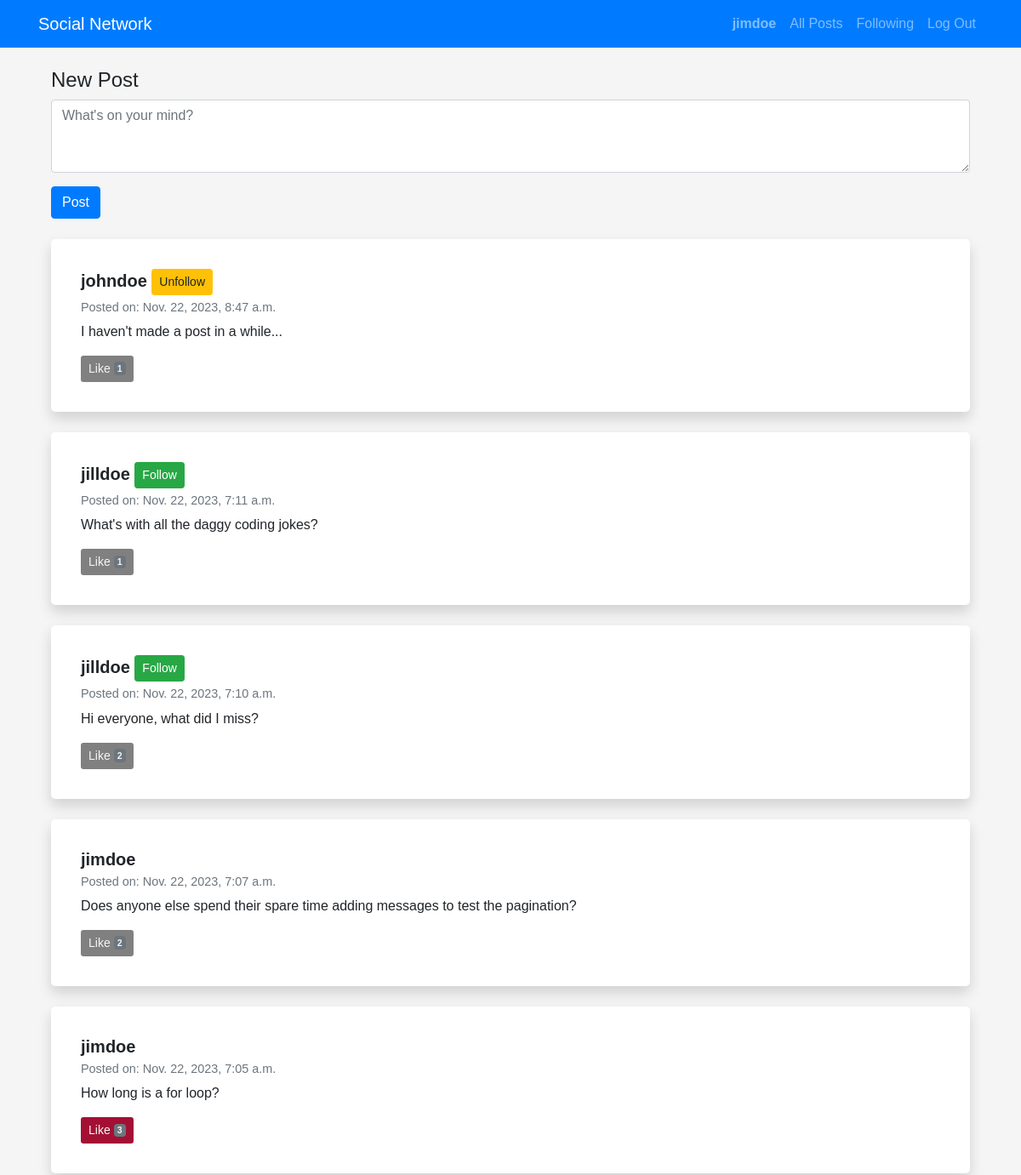
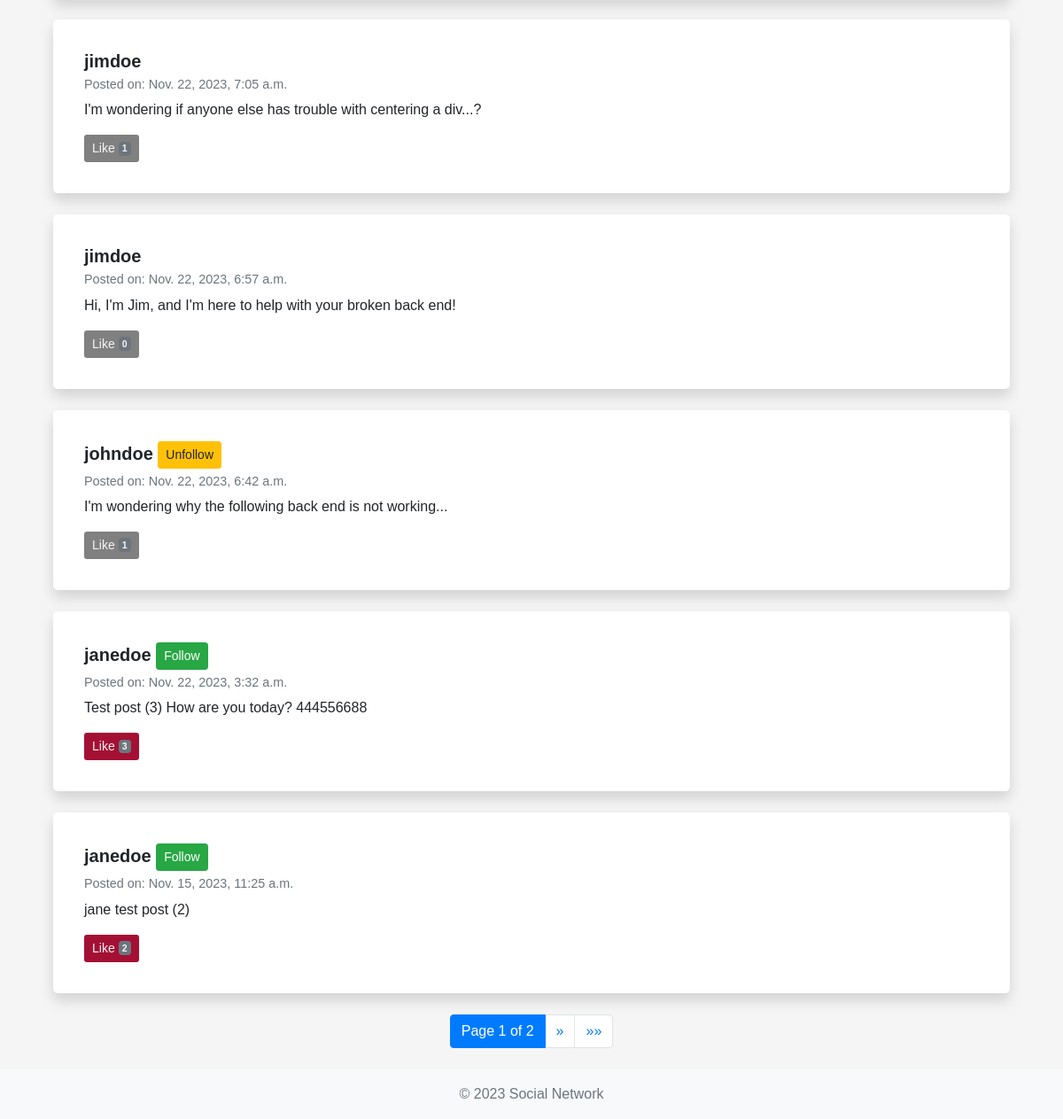
Page / (signed in) on the committed database (2 pictures, top to bottom).
### network/models.py (models this page shows, shortened)
class User(AbstractUser):
    pass

class Post (models.Model):
    post = models.CharField(max_length=500)
    user = models.ForeignKey(User, on_delete=models.CASCADE, related_name="posts")
    timestamp = models.DateTimeField(auto_now_add=True)
    likes = models.ManyToManyField(User, blank=True, related_name="liked_posts")

### network/views.py (the view)
# urls.py: path("", views.index, name="index"),
def index(request):
    posts_list = Post.objects.all().order_by('-timestamp')
    paginator = Paginator(posts_list, 10)
    page_number = request.GET.get('page')
    posts = paginator.get_page(page_number)
    return render(request, "network/index.html", {"posts": posts})

### network/templates/network/index.html (shortened to what this page needs)
{% extends "network/layout.html" %}
{% block body %}
<div class="container mt-4">
    {% if user.is_authenticated %}
        <div class="new-post mb-4">
            <form method="post" action="{% url 'new_post' %}">
                <div class="form-group">
                    <label for="post" class="h4">New Post</label>
                    <textarea class="form-control" id="post" name="post_content" placeholder="What's on your mind?" rows="3"></textarea>
                </div>
                <button type="submit" class="btn btn-primary">Post</button>
            </form>
        </div>
    {% endif %}
    <div class="posts">
        {% for post in posts %}
            <div class="post card shadow mb-4">
                <div class="card-body">
                    <h5 class="card-title">
                        {{ post.user.username }}
                        {% if user.is_authenticated and post.user != request.user %}
                            <form method="post" action="{% url 'toggle_follow' post.user.username %}" class="d-inline">
                                <button type="submit" class="btn btn-sm {% if post.user in request.user.userextended.following.all %}btn-warning{% else %}btn-success{% endif %}">
                                    {% if post.user in request.user.userextended.following.all %}
                                        Unfollow
                                    {% else %}
                                        Follow
                                    {% endif %}
                                </button>
                            </form>
                        {% endif %}
                    </h5>
                    <h6 class="card-subtitle mb-2 text-muted">Posted on: {{ post.timestamp }}</h6>
                    <p class="card-text">{{ post.post }}</p>
                    {% if user.is_authenticated %}
                        <button id="like-btn-{{ post.id }}" type="button" class="btn btn-sm {% if request.user in post.likes.all %}liked{% else %}unliked{% endif %}" onclick="toggleLike('{{ post.id }}')" data-liked="{% if request.user in post.likes.all %}true{% else %}false{% endif %}">
                            Like <span class="badge bg-secondary">{{ post.likes.count }}</span>
                        </button>
                    {% endif %}
                </div>
            </div>
        {% empty %}
            <div class="alert alert-info" role="alert">
                No posts to display.
            </div>
        {% endfor %}
    </div>
    <nav aria-label="Page navigation">
        <ul class="pagination justify-content-center">
            <li class="page-item active">
                <span class="page-link">
                    Page {{ posts.number }} of {{ posts.paginator.num_pages }}
                </span>
            </li>
            {% if posts.has_next %}
                <li class="page-item">
                    <a class="page-link" href="?page={{ posts.next_page_number }}" aria-label="Next">
                        <span aria-hidden="true">&raquo;</span>
                    </a>
                </li>
                <li class="page-item">
                    <a class="page-link" href="?page={{ posts.paginator.num_pages }}" aria-label="Last">
                        <span aria-hidden="true">&raquo;&raquo;</span>
                    </a>
                </li>
            {% endif %}
        </ul>
    </nav>
</div>
{% endblock %}

### network/templates/network/layout.html (shortened to what this page needs)
{% load static %}
<!DOCTYPE html>
<html lang="en">
<head>
    <link rel="stylesheet" href="https://stackpath.bootstrapcdn.com/bootstrap/4.4.1/css/bootstrap.min.css" />
    <link href="{% static 'network/styles.css' %}" rel="stylesheet" />
</head>
<body>
    <nav class="navbar navbar-expand-lg navbar-dark bg-primary">
        <div class="container">
            <a class="navbar-brand" href="{% url 'index' %}">Social Network</a>
            <div class="collapse navbar-collapse" id="navbarNav">
                <ul class="navbar-nav ml-auto">
                    {% if user.is_authenticated %}
                    <li class="nav-item">
                        <a class="nav-link" href="{% url 'profile' username=user.username %}"><strong>{{ user.username }}</strong></a>
                    </li>
                    {% endif %}
                    <li class="nav-item">
                        <a class="nav-link" href="{% url 'all_posts' %}">All Posts</a>
                    </li>
                    {% if user.is_authenticated %}
                    <li class="nav-item">
                        <a class="nav-link" href="{% url 'following' %}">Following</a>
                    </li>
                    <li class="nav-item">
                        <a class="nav-link" href="{% url 'logout' %}">Log Out</a>
                    </li>
                    {% endif %}
                </ul>
            </div>
        </div>
    </nav>
    <div class="container mt-4">
        {% block body %} {% endblock %}
    </div>
    <footer class="footer bg-light mt-4 py-3">
        <div class="container text-center">
            <span class="text-muted">© 2023 Social Network</span>
        </div>
    </footer>
</body>
</html>

### network/static/network/styles.css (style rules this page uses)
* { margin: 0; padding: 0; box-sizing: border-box; }
html { overflow-x: hidden; }
body { font-family: Arial, sans-serif; font-weight: 400; overflow-x: hidden; background-color: #f5f5f5; }
.post { background-color: #fff; border-radius: 5px; padding: 15px; }
.card { border: none; }
.card-body { padding: 20px; }
.card-title { font-size: 1.25rem; font-weight: bold; }
.card-subtitle { font-size: 0.9rem; }
.card-text { font-size: 1rem; }
.unliked { background-color: grey; color: whitesmoke; }
.liked { background-color: #a41034; color: whitesmoke; }

### rows in the picture
User: username "jimdoe"
Post: user.username "johndoe", shows "Unfollow", timestamp "Nov. 22, 2023, 8:47 a.m.", post "I haven't made a post in a while...", likes.count "1"
Post: user.username "jilldoe", shows "Follow", timestamp "Nov. 22, 2023, 7:11 a.m.", post "What's with all the daggy coding jokes?", likes.count "1"
Post: user.username "jilldoe", shows "Follow", timestamp "Nov. 22, 2023, 7:10 a.m.", post "Hi everyone, what did I miss?", likes.count "2"
Post: user.username "jimdoe", timestamp "Nov. 22, 2023, 7:07 a.m.", post "Does anyone else spend their spare time adding messages to test the pagination?", likes.count "2"
Post: user.username "jimdoe", timestamp "Nov. 22, 2023, 7:05 a.m.", post "How long is a for loop?", likes.count "3"
Post: user.username "jimdoe", timestamp "Nov. 22, 2023, 7:05 a.m.", post "I'm wondering if anyone else has trouble with centering a div...?", likes.count "1"
Post: user.username "jimdoe", timestamp "Nov. 22, 2023, 6:57 a.m.", post "Hi, I'm Jim, and I'm here to help with your broken back end!", likes.count "0"
Post: user.username "johndoe", shows "Unfollow", timestamp "Nov. 22, 2023, 6:42 a.m.", post "I'm wondering why the following back end is not working...", likes.count "1"
Post: user.username "janedoe", shows "Follow", timestamp "Nov. 22, 2023, 3:32 a.m.", post "Test post (3) How are you today? 444556688", likes.count "3"
Post: user.username "janedoe", shows "Follow", timestamp "Nov. 15, 2023, 11:25 a.m.", post "jane test post (2)", likes.count "2"

### other values in the picture
{{ posts.number }} "1"
{{ posts.paginator.num_pages }} "2"
